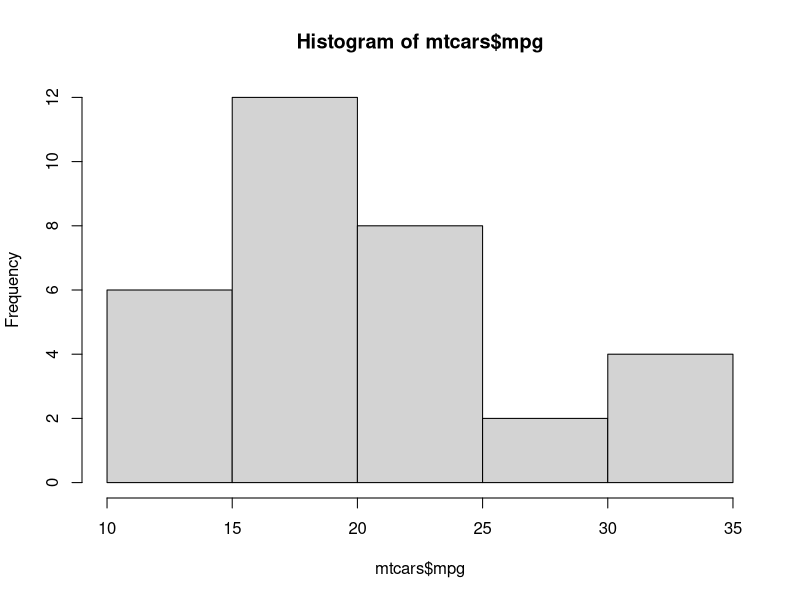
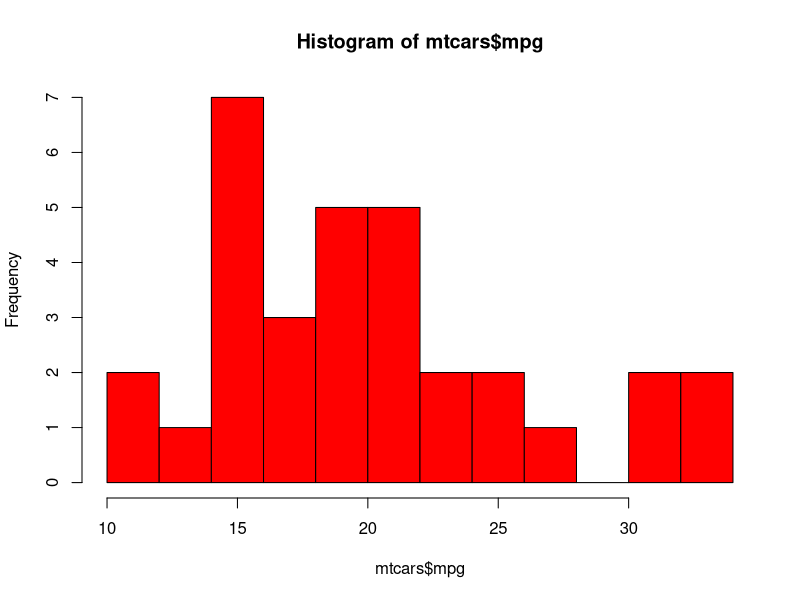
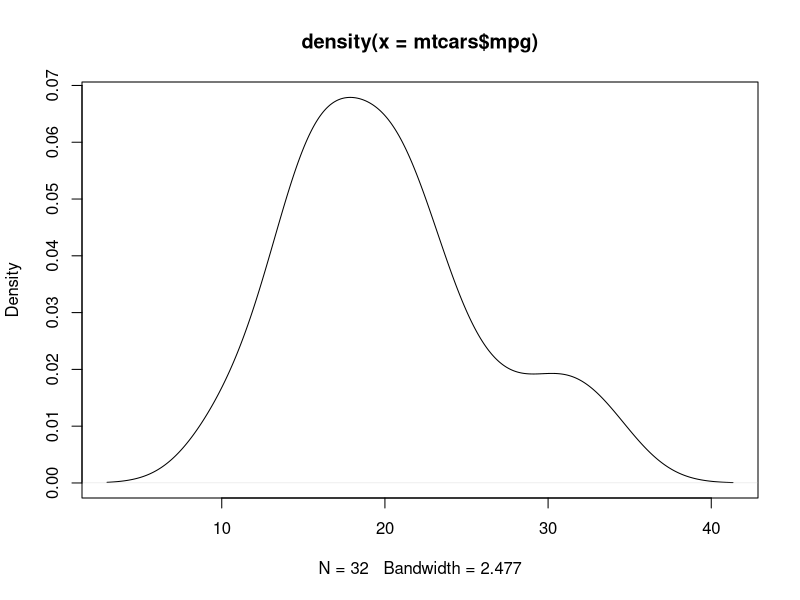
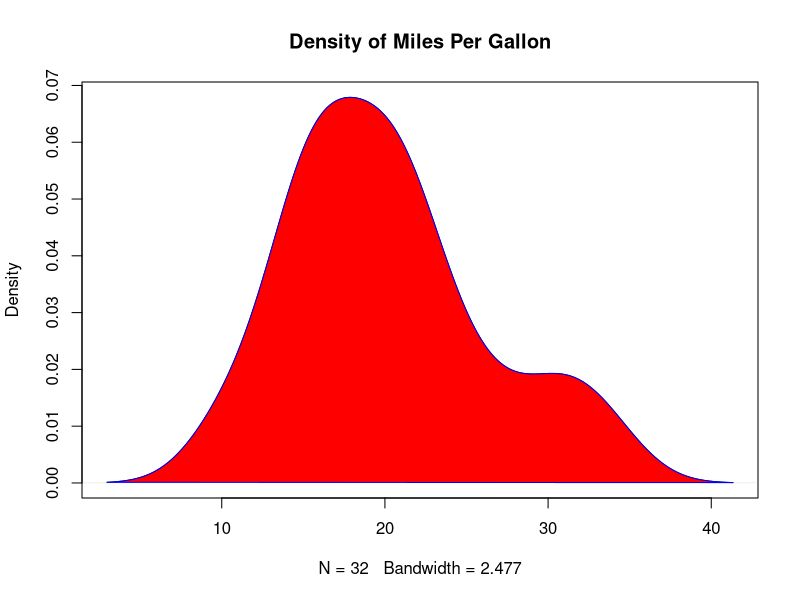
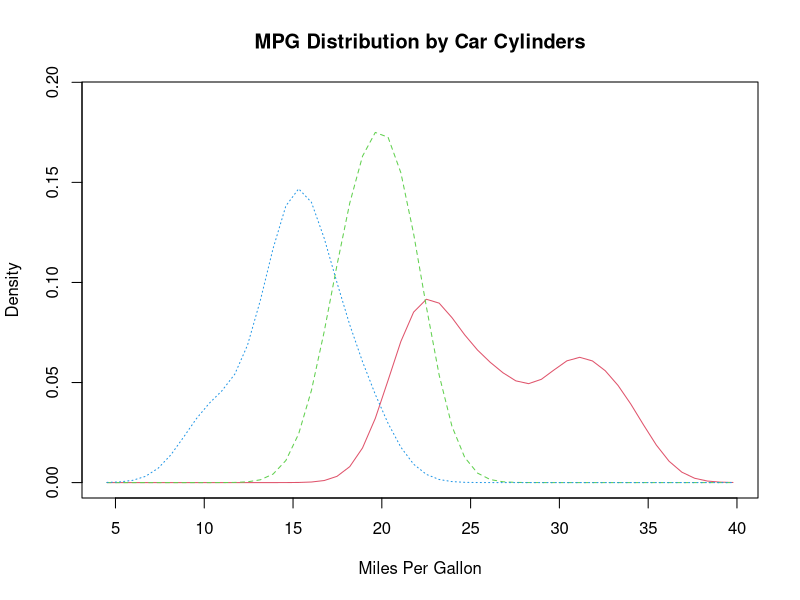
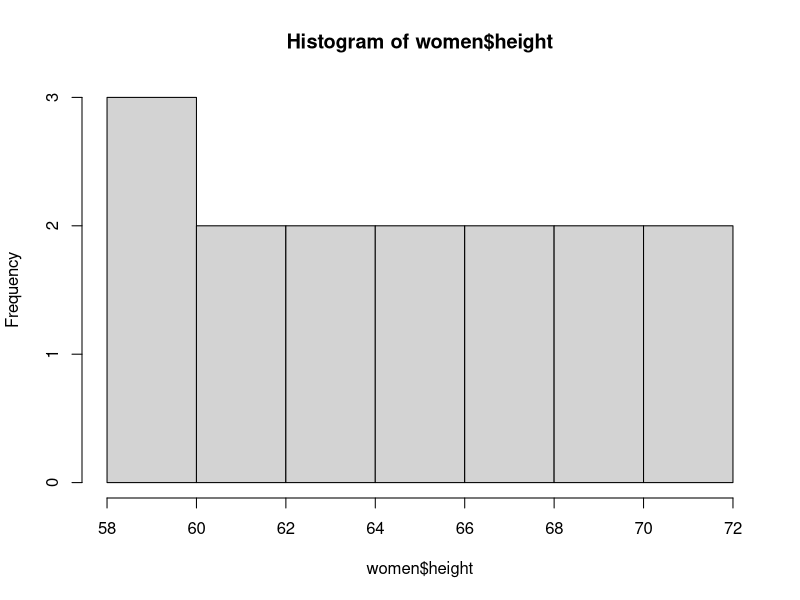
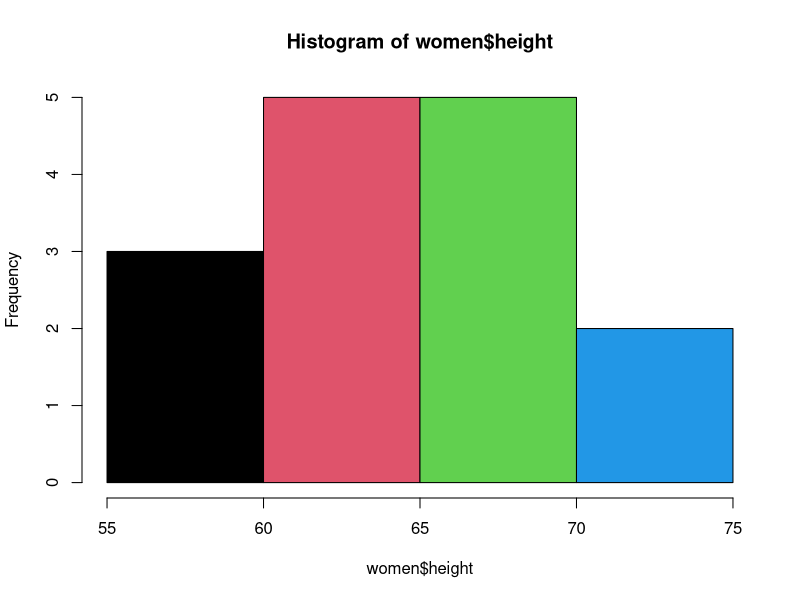
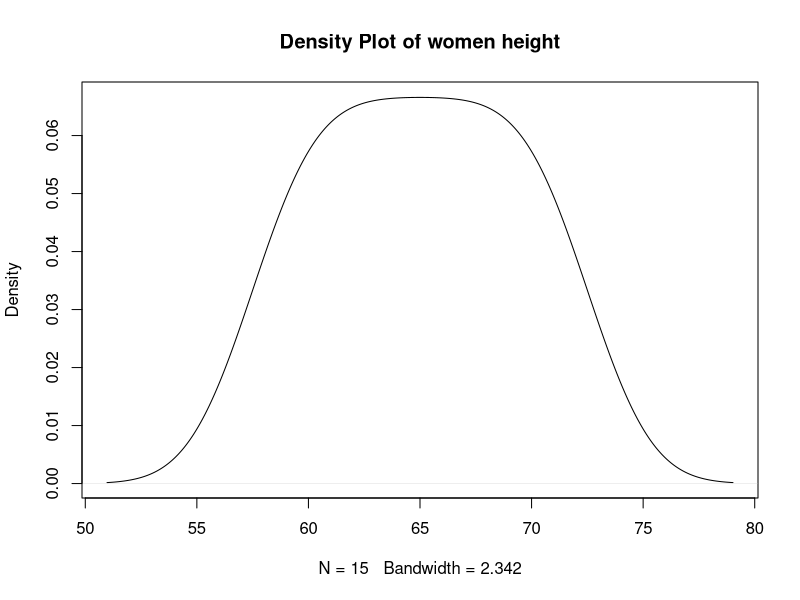

The R source for these figures, in order:
#Histogram & Density Plots in R----
#We can build them using the hist() function available in base R.
# Simple Histogram
hist(mtcars$mpg)

# Colored Histogram with Different Number of Bins
hist(mtcars$mpg, breaks=10, col="red")

#Density plots:
#These plots are effective way to view the distribution of a variable.
#Density Plot
d <- density(mtcars$mpg) # returns the density data 
plot(d) # plots the results

# Filled Density Plot
d <- density(mtcars$mpg)
plot(d, main="Density of Miles Per Gallon")
polygon(d, col="red", border="blue")

#Comparing groups via density.
#Compare MPG distributions for cars with 
#4,6, or 8 cylinders
#install.packages("sm")
library(sm)
attach(mtcars)

# create value labels 
cyl.f <- factor(cyl, levels= c(4,6,8),
                labels = c("4 cylinder", "6 cylinder", "8 cylinder")) 

# plot densities 
sm.density.compare(mpg, cyl, xlab="Miles Per Gallon")
title(main="MPG Distribution by Car Cylinders")

View(women)
#histogram
hist(women$height, freq=TRUE)  #3 women between 58 and 60
#no of breaks auto calculated.

hist(women$height, breaks=4, col=1:4)
#Density Plot
d <- density(women$height)
plot(d, main="Density Plot of women height")
